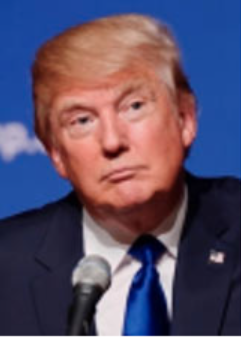
#> input picture Traditional CV/custom images/trump.png, 241 x 337 px, found by its file name
$ jupyter execute --allow-errors 'Object detection with SIFT.ipynb'   (older library calls are emulated)   (text cells are left out)
#> lines starting #> are read from the running program, lines starting #| are printed output that depends on the picture; after the words box and inside, x2 and y2 are one past the last pixel; in counts of white or black regions, pixels touching at a corner belong together
[cell 1]
import numpy as np
import cv2

face_classifier = cv2.CascadeClassifier('haarcascade_frontalface_default.xml')
eye_classifier = cv2.CascadeClassifier('haarcascade_eye.xml')
img = cv2.imread('trump.png')
#> img is the input picture: shape (337, 241, 3); mean B, G, R 103.1, 78.1, 89.8
gray = cv2.cvtColor(img, cv2.COLOR_BGR2GRAY)
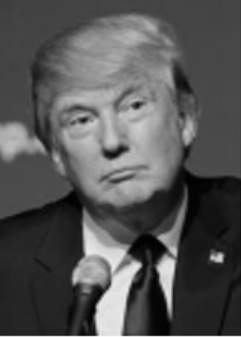
#> gray: shape (337, 241); min 0, max 251, mean 84.4
faces = face_classifier.detectMultiScale(gray, 1.3, 5)
#> faces = [[35, 48, 155, 155]]

# When no faces detected, face_classifier returns and empty tuple
if faces is ():
    print("No Face Found")

for (x,y,w,h) in faces:
    cv2.rectangle(img,(x,y),(x+w,y+h),(127,0,255),2)
    cv2.imshow('img',img)
    roi_gray = gray[y:y+h, x:x+w]
    roi_color = img[y:y+h, x:x+w]
    eyes = eye_classifier.detectMultiScale(roi_gray)
    cv2.waitKey(0)
    for (ex,ey,ew,eh) in eyes:
        cv2.rectangle(roi_color,(ex,ey),(ex+ew,ey+eh),(255,255,0),2)
        cv2.imshow('img',img)
        cv2.waitKey(0)
#> this loop made 1 pass
#> (x, y, w, h, eyes) on pass 1: (35, 48, 155, 155, [[29, 54, 36, 36], [62, 82, 37, 37], [73, 27, 51, 51]])
#> pass 1, `roi_gray = gray[y:y+h, x:x+w]`:
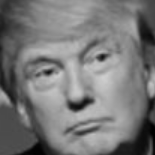
#> roi_gray: shape (155, 155); min 0, max 207, mean 119.6
#> pass 1, `roi_color = img[y:y+h, x:x+w]`:
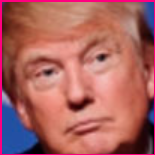
#> roi_color: shape (155, 155, 3); mean B, G, R 96.3, 99.3, 169.7
#> after the loop:
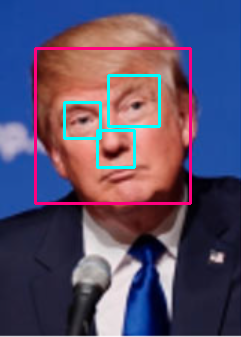
#> img: shape (337, 241, 3); 4.08% of pixels changed, all inside (x1, y1, x2, y2) = (34, 47, 192, 205)
#> after the loop:
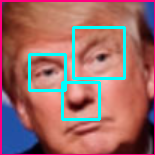
#> roi_color: shape (155, 155, 3); 6.07% of pixels changed, all inside (x1, y1, x2, y2) = (28, 26, 126, 121)

cv2.destroyAllWindows()
cv2.waitKey(0)
#> Out = 27

[cell 2]
import numpy as np
import cv2

face_classifier = cv2.CascadeClassifier('haarcascade_frontalface_default.xml')
eye_classifier = cv2.CascadeClassifier('haarcascade_eye.xml')
img = cv2.imread('trump.png')
gray = cv2.cvtColor(img, cv2.COLOR_BGR2GRAY)
faces = face_classifier.detectMultiScale(gray, 1.3, 5)

# When no faces detected, face_classifier returns and empty tuple
if faces is ():
    print("No Face Found")

for (x,y,w,h) in faces:
    cv2.rectangle(img,(x,y),(x+w,y+h),(127,0,255),2)
    cv2.imshow('img',img)
    roi_gray = gray[y:y+h, x:x+w]
    roi_color = img[y:y+h, x:x+w]
    eyes = eye_classifier.detectMultiScale(roi_gray)
    cv2.waitKey(0)
    for (ex,ey,ew,eh) in eyes:
        cv2.rectangle(roi_color,(ex,ey),(ex+ew,ey+eh),(255,255,0),2)
        cv2.imshow('img',img)
        cv2.waitKey(0)
#> this loop made 1 pass
#> pass 1, `cv2.imshow('img',img)`:
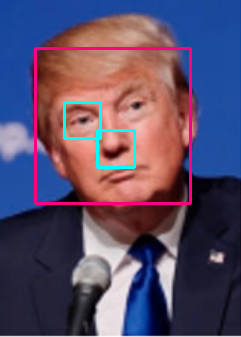
#> window 'img': shape (337, 241, 3); mean B, G, R 105.4, 77.8, 91.3

cv2.destroyAllWindows()
cv2.waitKey(0)
#> Out = 27
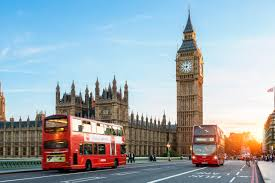
#> input picture Traditional CV/custom images/ben.jpeg, 275 x 183 px, given in place of the camera
#> further down, frame is the input picture: shape (183, 275, 3); mean B, G, R 176.7, 169.3, 156.5
#> `cv2.rectangle(frame, (top_left_x,top_left_y), (bottom_right_x,bottom_r..`: frame: shape (183, 275, 3); 3.63% of pixels changed, all inside (x1, y1, x2, y2) = (89, 43, 186, 140)
#> `cropped = frame[bottom_right_y:top_left_y , top_left_x:bottom_right_x]`:
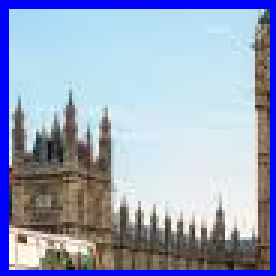
#> cropped: shape (92, 92, 3) (shown 3 times larger); mean B, G, R 193.6, 164.7, 153.4
#> `frame = cv2.flip(frame,1)`:
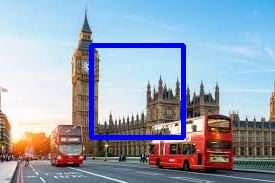
#> frame: shape (183, 275, 3); mean B, G, R 180.3, 163.7, 151

[cell 3]
import cv2
import numpy as np

def sift_detector(new_image, image_template):
    # Function that compares input image to template
    # It then returns the number of SIFT matches between them
    image1 = cv2.cvtColor(new_image, cv2.COLOR_BGR2GRAY)
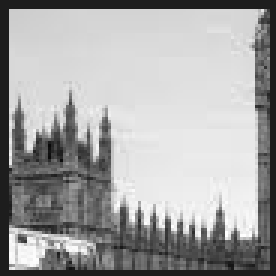
#> image1: shape (92, 92) (shown 3 times larger); min 9, max 255, mean 164.6
    image2 = image_template

    # Create SIFT detector object
    #sift = cv2.SIFT()
    sift = cv2.xfeatures2d.SIFT_create()
    # Obtain the keypoints and descriptors using SIFT
    keypoints_1, descriptors_1 = sift.detectAndCompute(image1, None)
#> keypoints_1 = 58 keypoints; strongest (x, y, size): (7, 80, 2), (73, 71, 1.9), (10, 49, 2.4), (44, 73, 1.8)
    keypoints_2, descriptors_2 = sift.detectAndCompute(image2, None)

    # Define parameters for our Flann Matcher
    FLANN_INDEX_KDTREE = 0
    index_params = dict(algorithm = FLANN_INDEX_KDTREE, trees = 3)
    search_params = dict(checks = 100)

    # Create the Flann Matcher object
    flann = cv2.FlannBasedMatcher(index_params, search_params)

    # Obtain matches using K-Nearest Neighbor Method
    # the result 'matchs' is the number of similar matches found in both images
    matches = flann.knnMatch(descriptors_1, descriptors_2, k=2)

    # Store good matches using Lowe's ratio test
    good_matches = []
    for m,n in matches:
        if m.distance < 0.7 * n.distance:
            good_matches.append(m)
    return len(good_matches)

cap = cv2.VideoCapture(0)

# Load our image template, this is our reference image
image_template = cv2.imread('phone.jpg', 0)

#> (the rest of this cell did not finish here and is left out)
